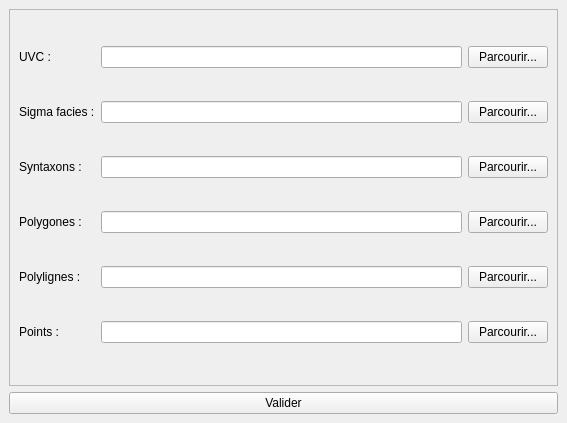
<?xml version="1.0" encoding="UTF-8"?>
<ui version="4.0">
 <class>import_fse</class>
 <widget class="QDockWidget" name="import_fse">
  <property name="geometry">
   <rect>
    <x>0</x>
    <y>0</y>
    <width>567</width>
    <height>423</height>
   </rect>
  </property>
  <property name="windowTitle">
   <string>Import de données au format standard</string>
  </property>
  <widget class="QWidget" name="dockWidgetContents">
   <layout class="QVBoxLayout" name="verticalLayout">
    <item>
     <widget class="QScrollArea" name="scrollArea">
      <property name="widgetResizable">
       <bool>true</bool>
      </property>
      <widget class="QWidget" name="scrollAreaWidgetContents">
       <property name="geometry">
        <rect>
         <x>0</x>
         <y>0</y>
         <width>547</width>
         <height>352</height>
        </rect>
       </property>
       <layout class="QGridLayout" name="gridLayout">
        <item row="3" column="1">
         <widget class="QLineEdit" name="polygon"/>
        </item>
        <item row="3" column="2">
         <widget class="QPushButton" name="polygon_btn">
          <property name="text">
           <string>Parcourir...</string>
          </property>
         </widget>
        </item>
        <item row="1" column="2">
         <widget class="QPushButton" name="sigmaf_btn">
          <property name="text">
           <string>Parcourir...</string>
          </property>
         </widget>
        </item>
        <item row="4" column="2">
         <widget class="QPushButton" name="polyline_btn">
          <property name="text">
           <string>Parcourir...</string>
          </property>
         </widget>
        </item>
        <item row="1" column="0">
         <widget class="QLabel" name="label_2">
          <property name="text">
           <string>Sigma facies :</string>
          </property>
         </widget>
        </item>
        <item row="1" column="1">
         <widget class="QLineEdit" name="sigmaf"/>
        </item>
        <item row="0" column="0">
         <widget class="QLabel" name="label">
          <property name="text">
           <string>UVC :</string>
          </property>
         </widget>
        </item>
        <item row="0" column="1">
         <widget class="QLineEdit" name="uvc"/>
        </item>
        <item row="0" column="2">
         <widget class="QPushButton" name="uvc_btn">
          <property name="text">
           <string>Parcourir...</string>
          </property>
         </widget>
        </item>
        <item row="2" column="0">
         <widget class="QLabel" name="label_3">
          <property name="text">
           <string>Syntaxons :</string>
          </property>
         </widget>
        </item>
        <item row="3" column="0">
         <widget class="QLabel" name="label_4">
          <property name="text">
           <string>Polygones :</string>
          </property>
         </widget>
        </item>
        <item row="2" column="1">
         <widget class="QLineEdit" name="syntaxon"/>
        </item>
        <item row="4" column="0">
         <widget class="QLabel" name="label_5">
          <property name="text">
           <string>Polylignes :</string>
          </property>
         </widget>
        </item>
        <item row="4" column="1">
         <widget class="QLineEdit" name="polyline"/>
        </item>
        <item row="6" column="2">
         <widget class="QPushButton" name="point_btn">
          <property name="text">
           <string>Parcourir...</string>
          </property>
         </widget>
        </item>
        <item row="6" column="0">
         <widget class="QLabel" name="label_6">
          <property name="text">
           <string>Points :</string>
          </property>
         </widget>
        </item>
        <item row="6" column="1">
         <widget class="QLineEdit" name="point"/>
        </item>
        <item row="2" column="2">
         <widget class="QPushButton" name="syntaxon_btn">
          <property name="text">
           <string>Parcourir...</string>
          </property>
         </widget>
        </item>
       </layout>
      </widget>
     </widget>
    </item>
    <item>
     <widget class="QPushButton" name="valid_btn">
      <property name="text">
       <string>Valider</string>
      </property>
     </widget>
    </item>
   </layout>
  </widget>
 </widget>
 <resources/>
 <connections/>
</ui>
